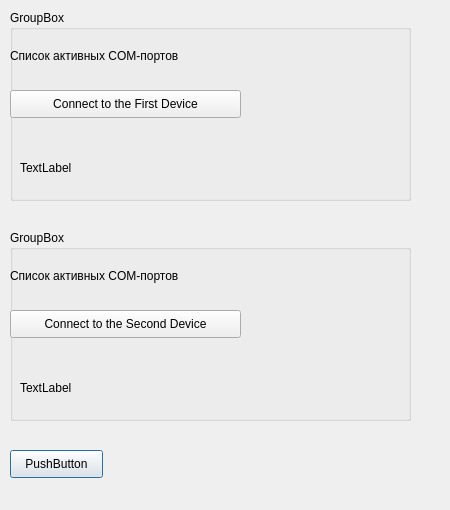
<?xml version="1.0" encoding="UTF-8"?>
<ui version="4.0">
 <class>Dialog</class>
 <widget class="QDialog" name="Dialog">
  <property name="geometry">
   <rect>
    <x>0</x>
    <y>0</y>
    <width>450</width>
    <height>510</height>
   </rect>
  </property>
  <property name="windowTitle">
   <string>Dialog</string>
  </property>
  <widget class="QPushButton" name="pushButton">
   <property name="geometry">
    <rect>
     <x>10</x>
     <y>450</y>
     <width>93</width>
     <height>28</height>
    </rect>
   </property>
   <property name="text">
    <string>PushButton</string>
   </property>
  </widget>
  <widget class="QGroupBox" name="groupBox_COM_FIRST">
   <property name="geometry">
    <rect>
     <x>10</x>
     <y>10</y>
     <width>401</width>
     <height>191</height>
    </rect>
   </property>
   <property name="title">
    <string>GroupBox</string>
   </property>
   <widget class="QLabel" name="label_only_COM_FIRST">
    <property name="geometry">
     <rect>
      <x>0</x>
      <y>30</y>
      <width>211</width>
      <height>31</height>
     </rect>
    </property>
    <property name="text">
     <string>Список активных COM-портов</string>
    </property>
   </widget>
   <widget class="QLabel" name="label_COM_FIRST">
    <property name="geometry">
     <rect>
      <x>10</x>
      <y>150</y>
      <width>371</width>
      <height>16</height>
     </rect>
    </property>
    <property name="text">
     <string>TextLabel</string>
    </property>
   </widget>
   <widget class="QPushButton" name="pushButton_First_Device">
    <property name="geometry">
     <rect>
      <x>0</x>
      <y>80</y>
      <width>231</width>
      <height>28</height>
     </rect>
    </property>
    <property name="text">
     <string>Connect to the First Device</string>
    </property>
   </widget>
  </widget>
  <widget class="QGroupBox" name="groupBox_COM_SECOND">
   <property name="geometry">
    <rect>
     <x>10</x>
     <y>230</y>
     <width>401</width>
     <height>191</height>
    </rect>
   </property>
   <property name="title">
    <string>GroupBox</string>
   </property>
   <widget class="QLabel" name="label_only_COM_SECOND">
    <property name="geometry">
     <rect>
      <x>0</x>
      <y>30</y>
      <width>211</width>
      <height>31</height>
     </rect>
    </property>
    <property name="text">
     <string>Список активных COM-портов</string>
    </property>
   </widget>
   <widget class="QLabel" name="label_COM_SECOND">
    <property name="geometry">
     <rect>
      <x>10</x>
      <y>150</y>
      <width>371</width>
      <height>16</height>
     </rect>
    </property>
    <property name="text">
     <string>TextLabel</string>
    </property>
   </widget>
   <widget class="QPushButton" name="pushButton_Second_Device">
    <property name="geometry">
     <rect>
      <x>0</x>
      <y>80</y>
      <width>231</width>
      <height>28</height>
     </rect>
    </property>
    <property name="text">
     <string>Connect to the Second Device</string>
    </property>
   </widget>
  </widget>
 </widget>
 <resources/>
 <connections/>
</ui>
